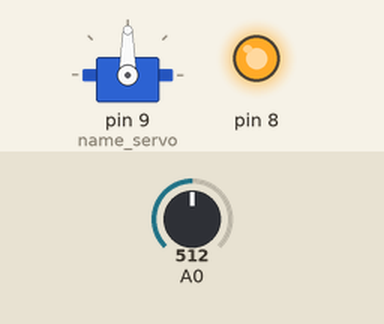
Simulated run of this sketch. Board: Arduino Uno, built with avr-gcc and run on an emulated ATmega328P. Shown: servo, output pins drawn as LEDs (lit = HIGH). The inputs (shaded band) are chosen by the test bench; at power-on: A0 = 512.

Above: at 1.2 s.
1.3 s: A0 set to 716
At 1.9 s:
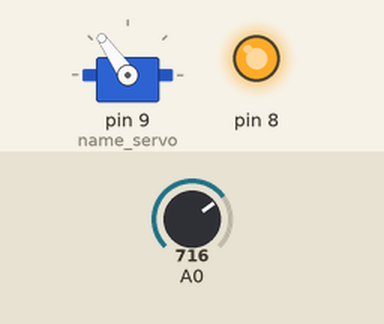
2.8 s: A0 set to 900
At 3.1 s:
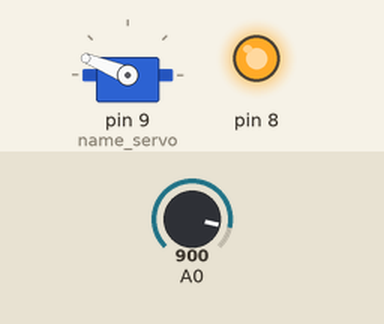
4.3 s: A0 set to 1023
At 5.4 s:
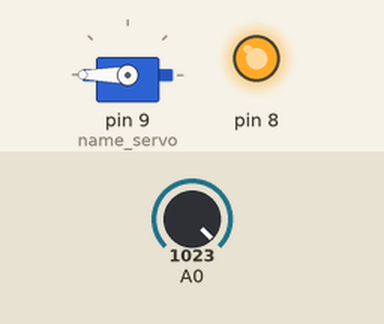
5.8 s: A0 set to 306
At 6.5 s:
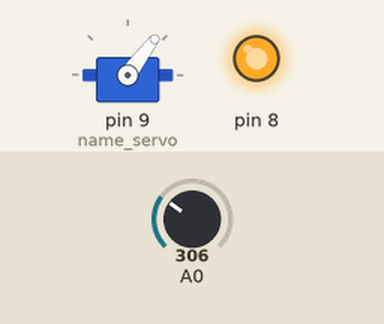
7.3 s: A0 set to 290
At 7.7 s:
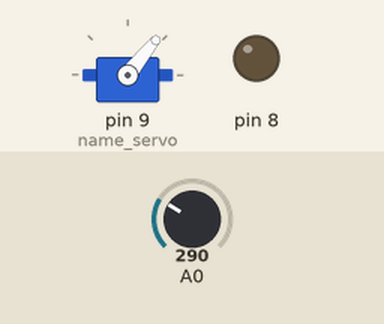
Timing chart, 0 to 9.8 s (numbered marks = the images above; inputs shaded):
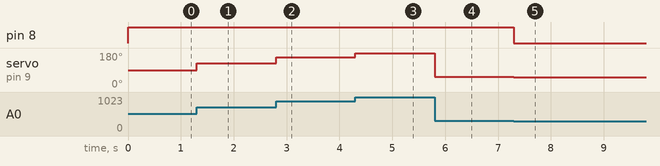

The sketch:

ldr_servo.ino
```cpp
#include <HandleLDR.h>
#include <Servo.h>

Servo name_servo;

int servo_position = 0;

HandleLDR ledPin(8);

void setup()
{
    name_servo.attach(9);
}

void loop()
{
    ledPin.processLed();

    int lightValue = analogRead(A0);
    lightValue = map(lightValue, 0, 1023, 0, 180);

    name_servo.write(lightValue);
}
```

HandleLDR.cpp
```cpp
/*
  HandleLDR.cpp - Library to turn on / off a led using an LDR sensor
*/

#include "Arduino.h"
#include "HandleLDR.h"

HandleLDR::HandleLDR(int ledPin)
{
	pinMode(ledPin, OUTPUT);

	_ledPin = ledPin;
}

void HandleLDR::processLed()
{

	int sensorValue = analogRead(A0);

	switch (sensorValue >= 300)
	{
	case true:
		digitalWrite(_ledPin, HIGH);
		break;

	default:
		digitalWrite(_ledPin, LOW);
		break;
	}
}
```

HandleLDR.h
```cpp
/*
  HandleLDR.h - Library to turn on / off a led using an LDR sensor
*/

#ifndef HandleLDR_h
#define HandleLDR_h

#include "Arduino.h"

class HandleLDR
{
public:
	HandleLDR(int ledPin);
	void processLed();

private:
	int _ledPin;
};

#endif
```

Measured:
- after the input at 1.3 s, servo on pin 9 (name_servo): 90° → 125° at once
- after the input at 2.8 s, servo on pin 9 (name_servo): 125° → 158° at once
- after the input at 4.3 s, servo on pin 9 (name_servo): 158° → 180° at once
- after the input at 5.8 s, servo on pin 9 (name_servo): 180° → 53° at once
- after the input at 7.3 s, pin 8: HIGH → LOW at once; servo on pin 9 (name_servo): 53° → 51° at once
